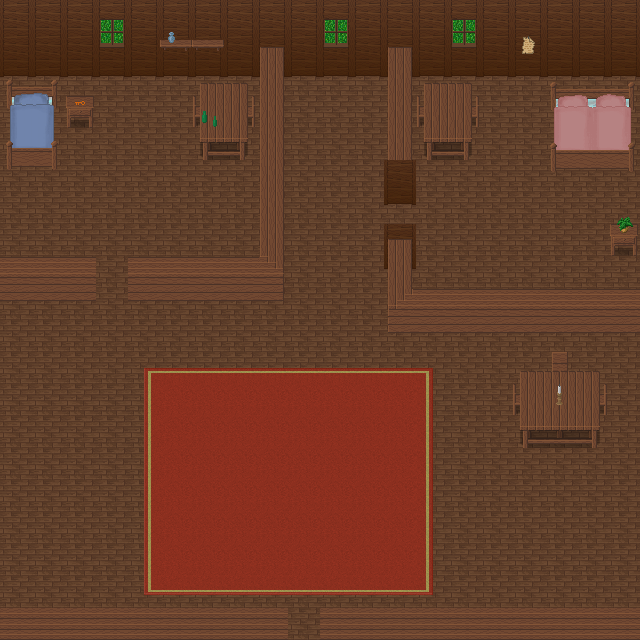

The image is a tile-based game level rendered from a .tmx file. Its description and source (layers, tilesets, objects; grid data summarised) follow:
An orthogonal 20x20 tile map with 32x32 px tiles, 6 tile layers (שכבת משבצות 1, שכבת משבצות 2, שכבת משבצות 3, שכבת משבצות 4, ...), 2 tilesets and 28 objects (graph, key, exit, keyEvent).

<map version="1.0" tiledversion="1.0.2" orientation="orthogonal" renderorder="right-down" width="20" height="20" tilewidth="32" tileheight="32" nextobjectid="33">
 <tileset firstgid="1" name="woodland_indoor" tilewidth="32" tileheight="32" tilecount="256" columns="16">
  <image source="woodland_indoor.png" width="512" height="512" />
 </tileset>
 <tileset firstgid="257" name="key" tilewidth="32" tileheight="32" tilecount="1" columns="1">
  <image source="key.png" width="32" height="32" />
 </tileset>
 <layer name="שכבת משבצות 1" width="20" height="20">
  <data>[400 cells, 400 non-empty, 2 distinct tile ids]</data>
 </layer>
 <layer name="שכבת משבצות 2" width="20" height="20">
  <data>[400 cells, 68 non-empty, 9 distinct tile ids]</data>
 </layer>
 <layer name="שכבת משבצות 3" width="20" height="20">
  <data>[400 cells, 144 non-empty, 45 distinct tile ids]</data>
 </layer>
 <objectgroup name="characters" />
 <layer name="שכבת משבצות 4" width="20" height="20">
  <data>[400 cells, 29 non-empty, 14 distinct tile ids]</data>
 </layer>
 <layer name="שכבת משבצות 5" width="20" height="20">
  <data>[400 cells, 1 non-empty, 1 distinct tile ids]</data>
 </layer>
 <layer name="key" width="20" height="20">
  <data>[400 cells, 1 non-empty, 1 distinct tile ids]</data>
 </layer>
 <objectgroup name="collisions">
  <object id="1" x="128" y="271" width="153" height="29" />
  <object id="2" x="0" y="272" width="96" height="29" />
  <object id="3" x="258" y="48" width="25" height="209" />
  <object id="4" x="10" y="87" width="44" height="79" />
  <object id="5" x="66" y="97" width="30" height="30" />
  <object id="6" x="201" y="94" width="46" height="65" />
  <object id="7" x="193" y="107" width="7" height="17" />
  <object id="10" x="424" y="89" width="46" height="70" />
  <object id="11" x="471" y="109" width="7" height="19" />
  <object id="12" x="388" y="232" width="27" height="102" />
  <object id="14" x="383" y="239" width="5" height="29" />
  <object id="15" x="415" y="304" width="221" height="30" />
  <object id="16" x="520" y="379" width="78" height="68" />
  <object id="17" x="551.667" y="354.333" width="15.6667" height="17" />
  <object id="18" x="599" y="395" width="8" height="23" />
  <object id="19" x="512" y="395" width="9" height="20" />
  <object id="20" x="388" y="49" width="23" height="110" />
  <object id="21" x="384" y="159" width="31" height="45" />
  <object id="22" x="554" y="96" width="78" height="76" />
  <object id="23" x="-2" y="1" width="641" height="75" />
  <object id="24" x="-2" y="609" width="290" height="33" />
  <object id="25" x="319" y="609" width="319" height="33" />
  <object id="26" x="414" y="105" width="10" height="21" />
  <object id="27" x="609" y="226" width="29" height="29" />
 </objectgroup>
 <objectgroup name="events">
  <object id="28" name="graph" x="513" y="77" width="29" height="15" />
  <object id="30" name="key" x="70" y="99" width="18" height="13" />
  <object id="31" name="exit" x="289" y="627" width="30" height="15" />
  <object id="32" name="keyEvent" x="59" y="91" width="46" height="43" />
 </objectgroup>
</map>
